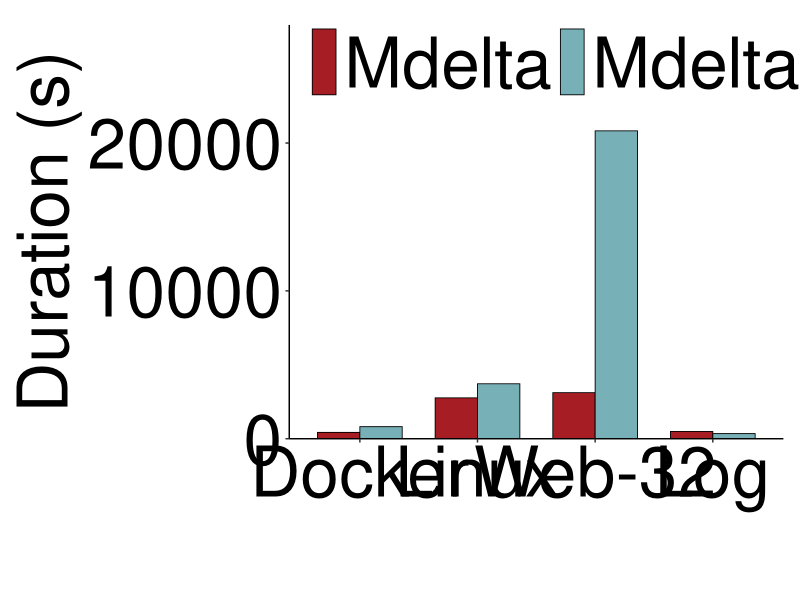

Reproduce this figure in R.
library(ggplot2)
library(grid)

get_script_dir <- function() {
  args <- commandArgs(trailingOnly = FALSE)
  file_arg <- "--file="
  script_arg <- args[startsWith(args, file_arg)]

  if (length(script_arg) > 0) {
    return(dirname(normalizePath(sub(file_arg, "", script_arg[1]))))
  }

  if (requireNamespace("rstudioapi", quietly = TRUE) && rstudioapi::isAvailable()) {
    context <- rstudioapi::getActiveDocumentContext()
    if (nzchar(context$path)) {
      return(dirname(normalizePath(context$path)))
    }
  }

  normalizePath(getwd())
}

export_dir <- get_script_dir()

# Fill in the four rows below. Each row is one group, and the two columns are:
# Mdelta, Mdelta-NoGroup.
plot_data <- data.frame(
  group = c("Docker", "Linux", "Web-32", "Log"),
  Mdelta = c(429, 2766, 3119, 491),           # TODO: replace with your data
  `Mdelta-NoGroup` = c(817, 3717, 20826, 348), # TODO: replace with your data
  check.names = FALSE
)

method_labels <- c("Mdelta", "Mdelta-NoGroup")
method_colors <- c(
  "Mdelta" = "#A61D24",
  "Mdelta-NoGroup" = "#78B0B8"
)

create_three_method_barplot <- function(
    data,
    group_col = "group",
    method_labels = c("Mdelta", "Mdelta-NoGroup"),
    fill_colors = c("Mdelta" = "#A61D24", "Mdelta-NoGroup" = "#78B0B8"),
    x_label = "",
    y_label = "Value",
    axis_text_size = 50,
    axis_title_size = 50,
    legend_text_size = 50,
    show_data_labels = FALSE,
    data_label_size = 10,
    y_max_multiplier = 1.20,
    bar_width = 0.72
) {
  long_df <- reshape(
    data,
    varying = method_labels,
    v.names = "value",
    timevar = "method",
    times = method_labels,
    direction = "long"
  )
  long_df[[group_col]] <- factor(long_df[[group_col]], levels = data[[group_col]])
  long_df$method <- factor(long_df$method, levels = method_labels)

  finite_values <- long_df$value[is.finite(long_df$value)]
  if (length(finite_values) == 0) {
    stop("No finite values found in plot_data. Fill in the data before plotting.")
  }
  value_max <- max(c(0, finite_values), na.rm = TRUE)
  y_max <- if (value_max > 0) value_max * y_max_multiplier else 1

  p <- ggplot(long_df, aes(x = .data[[group_col]], y = value, fill = method)) +
    geom_col(
      position = position_dodge(width = bar_width),
      width = bar_width,
      color = "black",
      linewidth = 0.3
    ) +
    scale_fill_manual(
      name = NULL,
      values = fill_colors,
      breaks = method_labels,
      labels = method_labels,
      guide = guide_legend(
        nrow = 1,
        byrow = TRUE,
        keyheight = unit(18, "pt"),
        keywidth = unit(18, "pt")
      )
    ) +
    scale_y_continuous(
      expand = expansion(mult = c(0, 0.12)),
      limits = c(0, y_max)
    ) +
    labs(x = x_label, y = paste(" ", y_label, " ")) +
    theme_classic() +
    theme(
      axis.text.x = element_text(size = axis_text_size, color = "black"),
      axis.text.y = element_text(size = axis_text_size, color = "black"),
      axis.title.x = element_text(size = axis_title_size, color = "black"),
      axis.title.y = element_text(size = axis_title_size, color = "black", hjust = 0.5),
      legend.position = c(0.03, 1.01),
      legend.justification = c(0, 1),
      legend.direction = "horizontal",
      legend.text = element_text(size = legend_text_size, color = "black"),
      legend.title = element_blank(),
      legend.background = element_blank(),
      legend.key = element_blank(),
      legend.spacing.x = unit(10, "pt"),
      plot.margin = margin(t = 18, r = 12, b = 12, l = 12, unit = "pt")
    )

  if (show_data_labels) {
    p <- p + geom_text(
      aes(label = round(value, 2)),
      position = position_dodge(width = bar_width),
      vjust = -0.25,
      size = data_label_size
    )
  }

  p
}

p <- create_three_method_barplot(
  data = plot_data,
  method_labels = method_labels,
  fill_colors = method_colors,
  x_label = "",
  y_label = "Duration (s)",
  show_data_labels = FALSE # Change to TRUE if labels above bars are needed.
)

output_file <- file.path(export_dir, "overall.pdf")
message("Writing plot to: ", output_file)

cairo_pdf(
  output_file,
  width = 12,
  height = 5
)
print(p)
dev.off()
